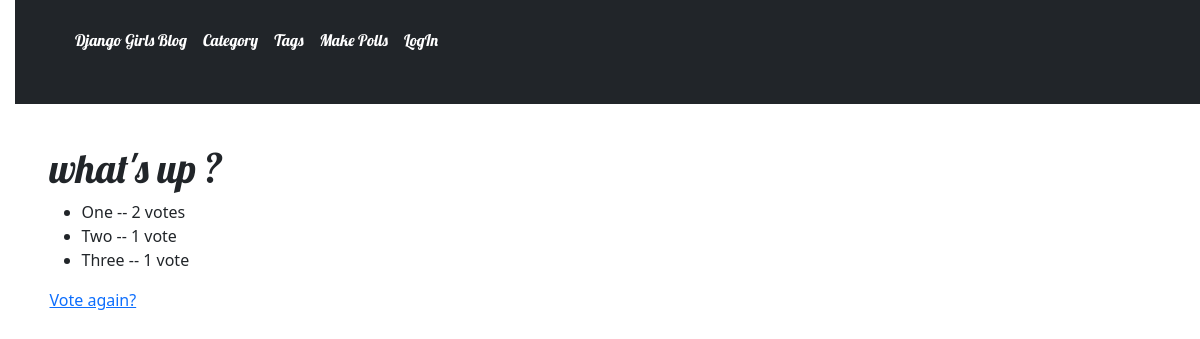
The app's page /polls/whats-up/results/, older data.
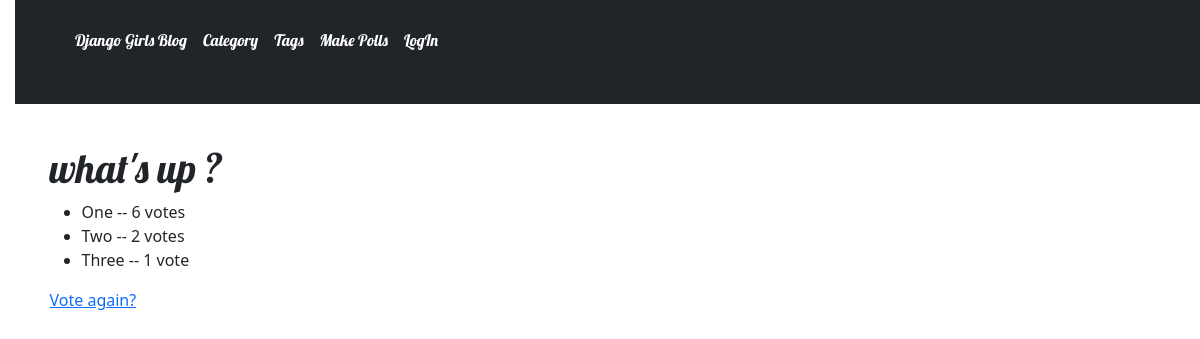
The same page, newer data.
### polls/models.py (models this page shows, shortened)
class Choice(models.Model):
    question = models.ForeignKey(Question, on_delete=models.CASCADE)
    choice_text = models.CharField(max_length=200)
    votes = models.IntegerField(default=0)
    slug = AutoSlugField(populate_from='choice_text', unique=True, default=None, null=True)

### polls/views.py (the view)
# urls.py: path("<slug:slug>/results/", views.ResultsView.as_view(), name="results"),
class ResultsView(generic.DetailView):
    model = Question
    template_name = "polls/results.html"

### polls/templates/polls/results.html
{% extends 'blog/base.html' %}
{% block content %}
    <article class="post">
        <h1>{{ question.question_text }}</h1>
        <ul>
        {% for choice in question.choice_set.all %}
            <li>{{ choice.choice_text }} -- {{ choice.votes }} vote{{ choice.votes|pluralize }}</li>
        {% endfor %}
        </ul>
        <a href="{% url 'polls:detail' question.slug %}">Vote again?</a>
    </article>
{% endblock %}

Row changes from the older to the newer data that the page shows:
changed Choice "One": votes "2" → "6"
changed Choice "Two": votes "1" → "2"
